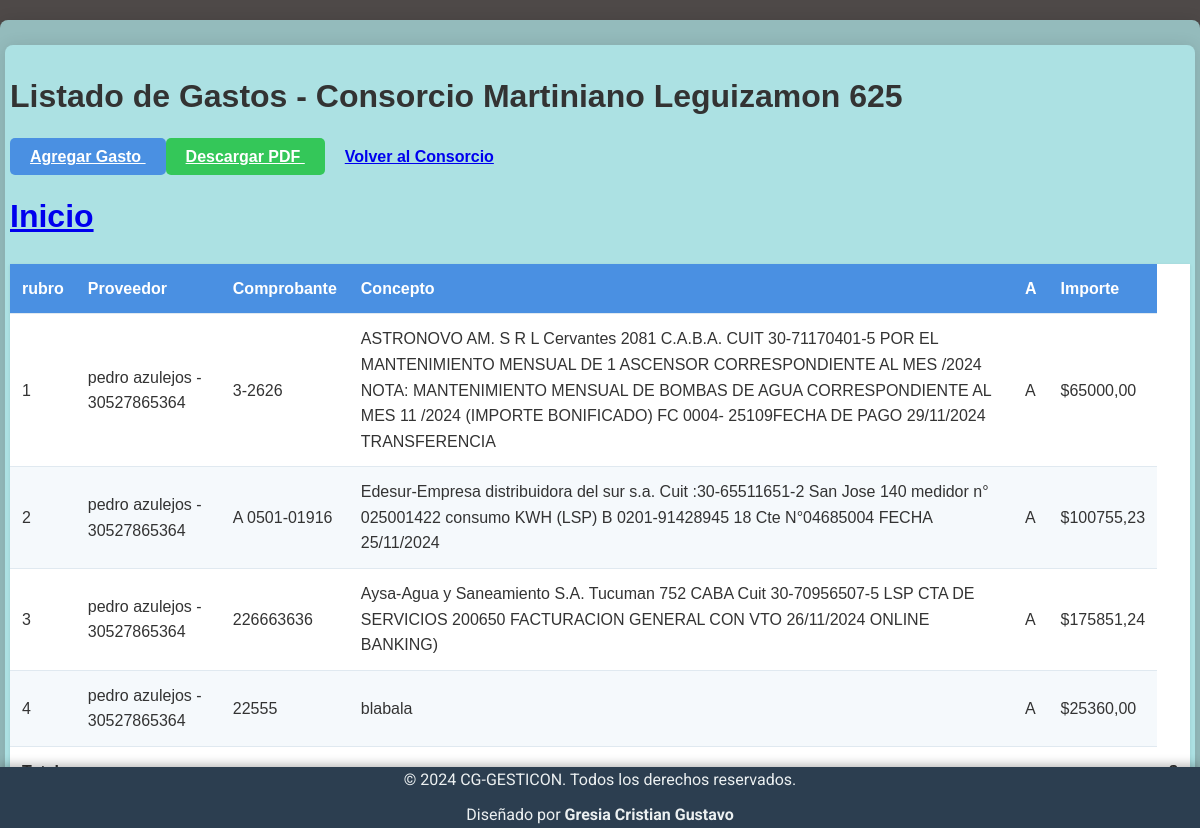
The app's page /consorcio/24/gastos/ with its own data.
### tienda/models.py (models this page shows)
class Consorcio(models.Model):
    clave_del_consorcio = models.CharField(max_length=255, verbose_name="Clave del Consorcio")
    cuit = models.CharField(max_length=11, verbose_name="CUIT", unique=True)
    domicilio = models.CharField(max_length=255, verbose_name="Domicilio")
    administracion = models.ForeignKey(
        Administracion,
        on_delete=models.CASCADE,
        related_name="consorcios"
    )
    def __str__(self):
        return self.clave_del_consorcio

class Gastos(models.Model):
    proveedor = models.ForeignKey(Proveedor, on_delete=models.CASCADE, related_name='gastos', null=True)
    consorcio = models.ForeignKey(Consorcio, on_delete=models.CASCADE, related_name='gastos', null=True)
    comprobante = models.CharField(max_length=22)
    concepto = models.CharField(max_length=1000)
    a = models.CharField(max_length=150)
    importe = models.DecimalField(max_digits=8, decimal_places=2)
    rubro = models.IntegerField()  # Este sería el campo de rubro
    class Meta:
        verbose_name = 'gasto'
        verbose_name_plural = 'gastos'
    def __str__(self):
        return f"{self.consorcio} - {self.proveedor} - {self.concepto}"

class Proveedor(models.Model):
    razon_social = models.CharField(max_length=150, blank=True, null=True)  # Opcional
    cuit = models.CharField(max_length=11, unique=True)  # CUIT único
    rubro = models.CharField(max_length=100, blank=True, null=True)  # Opcional
    actividad = models.TextField(blank=True, null=True)  # Campo largo opcional
    domicilio = models.CharField(max_length=255, verbose_name="Domicilio")  # Campo agregado
    def __str__(self):
        return f"{self.razon_social} - {self.cuit}"

### tienda/views.py (the view)
# urls.py: path("consorcio/<int:pk>/gastos/", views.listar_gastos, name="listar_gastos"),
def listar_gastos(request, pk):
    consorcio = get_object_or_404(Consorcio, pk=pk)
    gastos = Gastos.objects.filter(consorcio=consorcio)
    return render(request, 'tienda/datos/listar_gastos.html', {
        'gastos': gastos,
        'consorcio': consorcio
    })

### tienda/templates/tienda/datos/listar_gastos.html (shortened to what this page needs)
{% extends 'tienda/base.html' %}
{% load static %}
{% block contenido %}
<div class="container mt-4">
    <h1>Listado de Gastos - Consorcio {{ consorcio.domicilio }}</h1>
    <div class="mb-3">
        <a href="{% url 'tienda:crear_gasto' pk=consorcio.pk %}" class="btn btn-primary">
             Agregar Gasto
        </a>
        <a href="{% url 'tienda:descargar_pdf' pk=consorcio.pk %}" class="btn btn-success">
             Descargar PDF
        </a>
        <a href="{% url 'tienda:consorcio_detail' pk=consorcio.pk %}" class="btn btn-secondary">
             Volver al Consorcio
        </a>
    <a href="{% url 'tienda:consorcio_list' %}">
        <h1>Inicio</h1>
    </a>
    </div>
    {% if gastos %}
    <div class="table-responsive">
        <table class="table table-bordered table-striped">
            <thead class="table-dark">
                <tr>
                    <th>rubro</th>
                    <th>Proveedor</th>
                    <th>Comprobante</th>
                    <th>Concepto</th>
                    <th>A</th>
                    <th>Importe</th>
                </tr>
            </thead>
            <tbody>
                {% for gasto in gastos %}
                <tr>
                    <td>{{ forloop.counter }}</td>
                    <td>{{ gasto.proveedor }}</td>
                    <td>{{ gasto.comprobante }}</td>
                    <td>{{ gasto.concepto }}</td>
                    <td>{{ gasto.a }}</td>
                    <td class="text-end">${{ gasto.importe|floatformat:2 }}</td>
                </tr>
                {% endfor %}
            </tbody>
            <tfoot class="table-dark">
                <tr>
                    <td colspan="6" class="text-end"><strong>Total:</strong></td>
                    <td class="text-end">
                        <strong>${{ gastos|dictsort:"importe"|last|floatformat:2 }}</strong>
                    </td>
                </tr>
            </tfoot>
        </table>
    </div>
    {% else %}
    <div class="alert alert-info">
        <i class="fas fa-info-circle"></i> No hay gastos registrados para este consorcio.
    </div>
    {% endif %}
</div>
{% endblock contenido %}

### tienda/static/css/styles.css (style rules this page uses)
:root { --primary-color: #4a90e2; --secondary-color: #e8f4f8; --accent-color: #34c759; --text-color: #333; }
body { background-color: #4e4948; color: var(--text-color); font-family: 'Arial', sans-serif; line-height: 1.6; margin: 0; padding: 0; }
.btn { padding: 10px 20px; border: none; border-radius: 5px; cursor: pointer; font-weight: 600; transition: all 0.3s ease; }
.btn-primary { background-color: var(--primary-color); color: white; }
.btn-success { background-color: var(--accent-color); color: white; }
table { width: 100%; border-collapse: collapse; margin: 20px 0; background-color: #ffffff; box-shadow: 0 1px 3px rgba(0,0,0,0.1); }
th, td { padding: 12px; text-align: left; border-bottom: 1px solid #e0e9f0; }
th { background-color: var(--primary-color); color: white; }
tr:nth-child(even) { background-color: #f5f9fc; }
.container { max-width: 1200px; margin: 0 auto; padding: 5px; background-color: #b8f4f8a9; box-shadow: 0 0 15px rgba(0,0,0,0.1); border-radius: 8px; margin-top: 20px; }
body { margin: 0; padding-bottom: 0px; }

### records on screen
Consorcio: domicilio "Martiniano Leguizamon 625"
Gastos: proveedor "pedro azulejos - 30527865364", comprobante "3-2626", concepto "ASTRONOVO AM. S R L Cervantes 2081 C.A.B.A. CUIT 30-71170401-5 POR EL MANTENIMIENTO MENSUAL DE 1 ASCENSOR CORRESPONDIENTE AL MES /2024 NOTA: MANTENIMIENTO MENSUAL DE BOMBAS DE AGUA CORRESPONDIENTE AL MES 11 /2024 (IMPORTE BONIFICADO) FC 0004- 25109FECHA DE PAGO 29/11/2024 TRANSFERENCIA", a "A", importe "65000,00"
Gastos: proveedor "pedro azulejos - 30527865364", comprobante "A 0501-01916", concepto "Edesur-Empresa distribuidora del sur s.a. Cuit :30-65511651-2 San Jose 140 medidor n° 025001422 consumo KWH (LSP) B 0201-91428945 18 Cte N°04685004 FECHA 25/11/2024", a "A", importe "100755,23"
Gastos: proveedor "pedro azulejos - 30527865364", comprobante "226663636", concepto "Aysa-Agua y Saneamiento S.A. Tucuman 752 CABA Cuit 30-70956507-5 LSP CTA DE SERVICIOS 200650 FACTURACION GENERAL CON VTO 26/11/2024 ONLINE BANKING)", a "A", importe "175851,24"
Gastos: proveedor "pedro azulejos - 30527865364", comprobante "22555", concepto "blabala", a "A", importe "25360,00"
